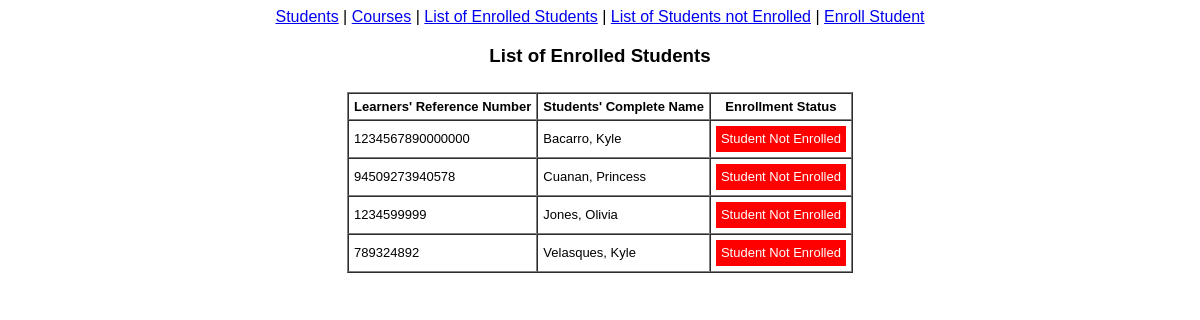
The app's page /htdocs/students_not_enrolled.php, older data.
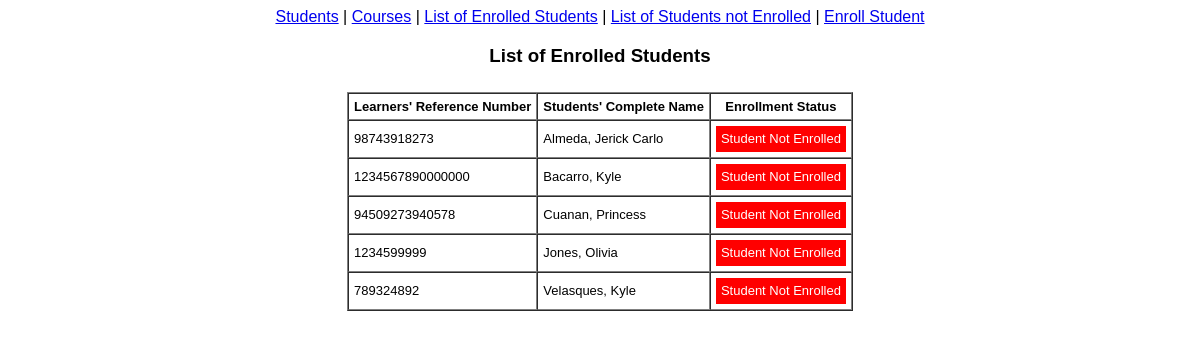
The same page, newer data.
### tables this page shows
CREATE TABLE `students` (
  `lrn` bigint(20) NOT NULL,
  `lastname` varchar(40) NOT NULL,
  `firstname` varchar(100) NOT NULL,
  `middlename` varchar(100) DEFAULT NULL,
  `extension_name` varchar(100) DEFAULT NULL,
  `birthdate` date NOT NULL,
  `filepath` varchar(255) DEFAULT NULL,
  `uploaded_on` timestamp NOT NULL DEFAULT CURRENT_TIMESTAMP
);

### htdocs/students_not_enrolled.php (the view, shortened to what this page needs)
<?php
    include("header.php");
?>
    <h3> List of Enrolled Students </h3>
    <table border="1" cellspacing="0" cellpadding="5">
        <tr>
            <th>Learners' Reference Number</th>
            <th>Students' Complete Name</th>
            <th>Enrollment Status</th>
        </tr>
        <?php
           $sql = "SELECT students.lrn AS lrn, students.lastname AS lastname, students.firstname AS firstname, students_courses.date_enrolled FROM students
                LEFT JOIN students_courses ON students_courses.lrn = students.lrn
                WHERE students_courses.date_enrolled IS NULL
                ORDER BY students.lastname ASC
            ";
            $query = mysqli_query($connection, $sql);
            while($result = mysqli_fetch_assoc($query)) {
                echo "<tr>";
                echo "<td>" . $result['lrn'] . "</td>";
                echo "<td>{$result['lastname']}, {$result['firstname']}</td>";
                echo "<td>";
                    if($result['date_enrolled'] == NULL) {
                        echo "<div style='background-color:red; color:white; line-height:2em;padding-left:5px;padding-right:5px;'>Student Not Enrolled</div>";
                    }
                echo "</td>";
                echo "</tr>";
            }
        ?>
    </table>
    </center>
</body>
</html>

Row changes from the older to the newer data that the page shows:
added students: lrn "98743918273", lastname "Almeda", firstname "Jerick Carlo"
